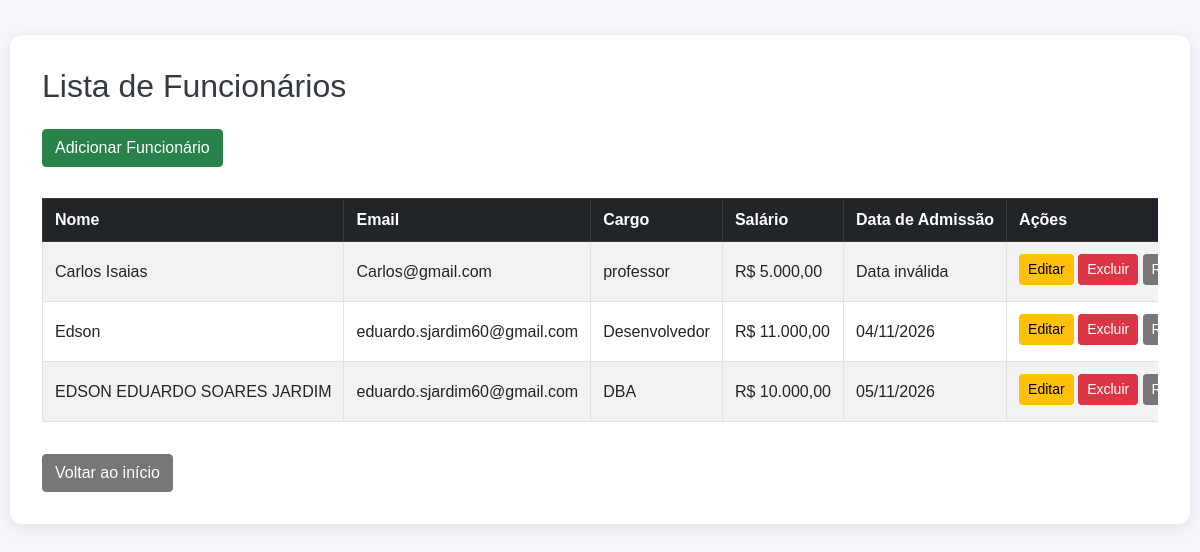
/funcionario/listar.php, run on the app's committed database.
### tables this page shows
CREATE TABLE `funcionario` (
  `id` int(11) NOT NULL,
  `nome` varchar(100) NOT NULL,
  `email` varchar(200) DEFAULT NULL,
  `cargo` varchar(50) NOT NULL,
  `salario` decimal(10,2) NOT NULL,
  `data_admissao` date NOT NULL,
  `ativo` tinyint(1) NOT NULL DEFAULT 1
);

### funcionario/listar.php (the view, shortened to what this page needs)
<?php
require_once('../conexao.php');
$sql = "SELECT * FROM funcionario ORDER BY nome ASC";
$resultado = mysqli_query($conexao, $sql);
?>
<html lang="pt-br">
<head>
    <link href="https://cdn.jsdelivr.net/npm/bootstrap@5.0.2/dist/css/bootstrap.min.css" rel="stylesheet">
    <link rel="stylesheet" href="../main.css">
</head>
<body>
<div class="container mt-5">
    <h2 class="mb-4">Lista de Funcionários</h2>
    <a href="adicionar.php" class="btn btn-success mb-3">
        Adicionar Funcionário
    </a>
    <div class="table-responsive">
        <table class="table table-bordered table-striped table-hover">
            <thead class="table-dark">
                <tr>
                    <th>Nome</th>
                    <th>Email</th>
                    <th>Cargo</th>
                    <th>Salário</th>
                    <th>Data de Admissão</th>
                    <th>Ações</th>
                </tr>
            </thead>
            <tbody>
                <?php if ($resultado && mysqli_num_rows($resultado) > 0): ?>
                    <?php while ($row = mysqli_fetch_assoc($resultado)): ?>
                        <?php
                        $dataFormatada = 'Data inválida';
                        if (
                            !empty($row['data_admissao']) &&
                            $row['data_admissao'] != '0000-00-00'
                        ) {
                            $data = DateTime::createFromFormat(
                                'Y-m-d',
                                $row['data_admissao']
                            );
                            if ($data !== false) {
                                $dataFormatada = $data->format('d/m/Y');
                            }
                        }
                        ?>
                        <tr>
                            <td><?= htmlspecialchars($row['nome']) ?></td>
                            <td><?= htmlspecialchars($row['email']) ?></td>
                            <td><?= htmlspecialchars($row['cargo']) ?></td>
                            <td>
                                R$ <?= number_format(
                                    (float) $row['salario'],
                                    2,
                                    ',',
                                    '.'
                                ) ?>
                            </td>
                            <td><?= $dataFormatada ?></td>
                            <td>
                                <a href="editar.php?id=<?= $row['id'] ?>"
                                   class="btn btn-warning btn-sm mb-1">
                                    Editar
                                </a>
                                <button type="button"
                                        class="btn btn-danger btn-sm mb-1"
                                        data-bs-toggle="modal"
                                        data-bs-target="#modalExcluir<?= $row['id'] ?>">
                                    Excluir
                                </button>
                                <button type="button"
                                        class="btn btn-secondary btn-sm mb-1"
                                        data-bs-toggle="modal"
                                        data-bs-target="#modalRemover<?= $row['id'] ?>">
                                    Remover
                                </button>
                            </td>
                        </tr>
                    <?php endwhile; ?>
                <?php endif; ?>
            </tbody>
        </table>
    </div>
    <a href="../index.php" class="btn btn-secondary mt-3">
        Voltar ao início
    </a>
</div>
</body>
</html>

### main.css (style rules this page uses)
* { margin: 0; padding: 0; box-sizing: border-box; }
:root { --verde-principal: #245c3b; --verde-secundario: #27834a; --verde-hover: #1c6538; --cinza-fundo: #f4f6f9; --cinza-texto: #343a40; --cinza-botao: #777; --branco: #ffffff; }
body { font-family: Arial, sans-serif; background-color: var(--cinza-fundo); color: #333; min-height: 100vh; }
.container-formulario, .container-principal, .container.mt-5 { background-color: var(--branco); border-radius: 12px; box-shadow: 0 4px 15px rgba(0, 0, 0, 0.08); }
.container.mt-5 { max-width: 1180px; margin: 35px auto !important; padding: 32px; }
.container-formulario h1, .container-formulario h2, .container.mt-5 h1, .container.mt-5 h2 { color: var(--cinza-texto); margin-bottom: 25px; }
.btn-success { background-color: var(--verde-secundario); border-color: var(--verde-secundario); }
.btn-secondary { background-color: var(--cinza-botao); border-color: var(--cinza-botao); }
.tabela-container, .table-responsive { width: 100%; overflow-x: auto; }
table { width: 100%; border-collapse: collapse; margin-top: 15px; }
.table { min-width: 850px; vertical-align: middle; }
.table th { background-color: #212529; color: var(--branco); white-space: nowrap; }
.table td { vertical-align: middle; white-space: nowrap; }
.table th, .table td { padding: 12px; }
td a { display: inline-block; text-decoration: none; }

### data on the page
funcionario: nome "Carlos Isaias", email "Carlos@gmail.com", cargo "professor", salario "5.000,00", dataFormatada "Data inválida"
funcionario: nome "Edson", email "eduardo.sjardim60@gmail.com", cargo "Desenvolvedor", salario "11.000,00", data_admissao "04/11/2026"
funcionario: nome "EDSON EDUARDO SOARES JARDIM", email "eduardo.sjardim60@gmail.com", cargo "DBA", salario "10.000,00", data_admissao "05/11/2026"
